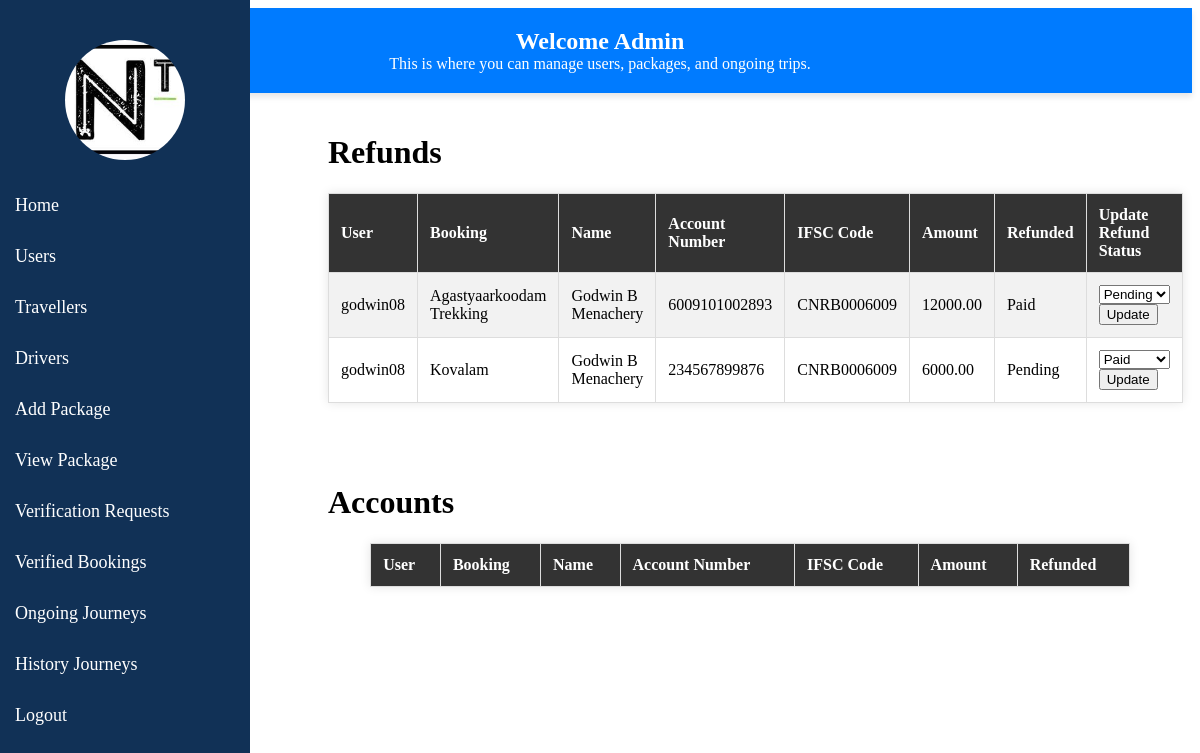
The app's page /view_refunds_and_accounts/ with its own data.
### Niwi_Travels/models.py (models this page shows, shortened)
class Refund(models.Model):
    user = models.ForeignKey(User, on_delete=models.CASCADE)
    booking=models.ForeignKey(CustomBooking, on_delete=models.CASCADE, blank=True, null=True)
    name = models.CharField(max_length=100)
    account_number = models.CharField(max_length=50)
    ifsc_code = models.CharField(max_length=11)
    amount = models.DecimalField(max_digits=10, decimal_places=2)  # Store the payment amount
    is_refunded = models.BooleanField(default=False)

class User(AbstractUser):
    is_traveller = models.BooleanField(default=True)
    is_driver = models.BooleanField(default=False)

class CustomBooking(models.Model):
    STATUS_CHOICES = [
        ('Pending', 'Pending'),
        ('Confirmed', 'Confirmed'),
        ('Cancelled', 'Cancelled'),
    ]
    PAYMENT_CHOICES = [
        ('Pending', 'Pending'),
        ('Paid', 'Paid'),
        ('Failed', 'Failed'),
    ]
    user = models.ForeignKey(User, on_delete=models.CASCADE)
    package = models.ForeignKey('CustomPackage', on_delete=models.CASCADE, related_name='custom_bookings')
    status = models.CharField(max_length=20, choices=STATUS_CHOICES, default='Pending')
    boarding = models.CharField(max_length=50, blank=True, null=True)
    start_date = models.DateField(null=True)
    passenger_limit = models.IntegerField(default=1, validators=[MinValueValidator(1)], null=True)
    children = models.IntegerField(default=0, null=True)
    payment = models.CharField(max_length=20, choices=PAYMENT_CHOICES, default='Pending')  # New field for payment status
    updated_at = models.DateTimeField(auto_now=True, null=True)

class CustomPackage(models.Model):
    CATEGORY_CHOICES = [
        ('Honeymoon', 'Honeymoon'),
        ('Adventure', 'Adventure'),
        ('Family', 'Family'),
    ]
    STATUS_CHOICES = [
        ('Post', 'Post'),
        ('Save', 'Save'),
    ]
    category = models.CharField(max_length=20, choices=CATEGORY_CHOICES)
    name = models.CharField(max_length=255)
    description = models.TextField()
    days = models.PositiveIntegerField()
    nights = models.PositiveIntegerField()
    package_image = models.ImageField(upload_to='custom_package_images/', null=True, blank=True)
    price = models.DecimalField(max_digits=10, decimal_places=2,null=True)  # Add this line for the price field
    status = models.CharField(max_length=10, choices=STATUS_CHOICES,)  # Add the new field

### Niwi_Travels/views.py (the view)
# urls.py: path('view_refunds_and_accounts/', views.view_refunds_and_accounts, name='view_refunds_and_accounts'),
def view_refunds_and_accounts(request):
    refunds = Refund.objects.all()
    accounts = Accounts.objects.all()
    return render(request, 'view_refunds_and_accounts.html', {'refunds': refunds, 'accounts': accounts})

### templates/view_refunds_and_accounts.html (shortened to what this page needs)
{% load static %}
<!DOCTYPE html>
<html>
<head>
</head>
<body>
    <div class="sidebar">
        <div class="profile-picture"></div>
        <a href="/admins" id="logout-link">Home</a>
        <a href="{% url 'user_list' %}">Users </a>
        <a href="/travellers">Travellers</a>
        <a href="/drivers">Drivers</a>
        <a href="/upload_package">Add Package</a>
        <a href="/view-packages">View Package</a>
        <a href="/bookings">Verification Requests</a>
        <a href="/verified_bookings">Verified Bookings</a>
        <a href="/ongoing-bookings" id="logout-link">Ongoing Journeys</a>
        <a href="/history-bookings">History Journeys</a>
        <a href="/logout" id="logout-link">Logout</a>
    </div>
    <div class="navbar">
        <h1>Welcome Admin</h1>
        <p>This is where you can manage users, packages, and ongoing trips.</p>
    </div>
    <main>
        {% block content %}
        <div class="table-container">
            <h1>Refunds</h1>
            <table>
                <tr>
                <th>User</th>
                <th>Booking</th>
                <th>Name</th>
                <th>Account Number</th>
                <th>IFSC Code</th>
                <th>Amount</th>
                <th>Refunded</th>
                <th>Update Refund Status</th>
            </tr>
            {% for refund in refunds %}
            <tr>
                <td>{{ refund.user }}</td>
                <td>{{ refund.booking.package.name  }}</td>
                <td>{{ refund.name }}</td>
                <td>{{ refund.account_number }}</td>
                <td>{{ refund.ifsc_code }}</td>
                <td>{{ refund.amount }}</td>
                <td>{% if refund.is_refunded %} Paid {% else %} Pending {% endif %}</td>
                <td>
                    <form method="POST" action="{% url 'update_refund_status' refund.id %}">
                        <select name="is_refunded">
                            <option value="True">Paid</option>
                            <option value="False" {% if refund.is_refunded %}selected{% endif %}>Pending</option>
                        </select>
                        <button type="submit">Update</button>
                    </form>
                </td>
            </tr>
            {% endfor %}
        </table>
    </div>
    <div class="table-container">
        <h1>Accounts</h1>
        <table>
            <tr>
                <th>User</th>
                <th>Booking</th>
                <th>Name</th>
                <th>Account Number</th>
                <th>IFSC Code</th>
                <th>Amount</th>
                <th>Refunded</th>
            </tr>
        </table>
    </div>
    {% endblock %}
</main>
</body>
</html>

### records on screen
Refund: user "godwin08", booking.package.name "Agastyaarkoodam Trekking", name "Godwin B Menachery", account_number "6009101002893", ifsc_code "CNRB0006009", amount "12000.00", shows "Paid", is_refunded "Pending"
Refund: user "godwin08", booking.package.name "Kovalam", name "Godwin B Menachery", account_number "234567899876", ifsc_code "CNRB0006009", amount "6000.00", is_refunded "Pending"
